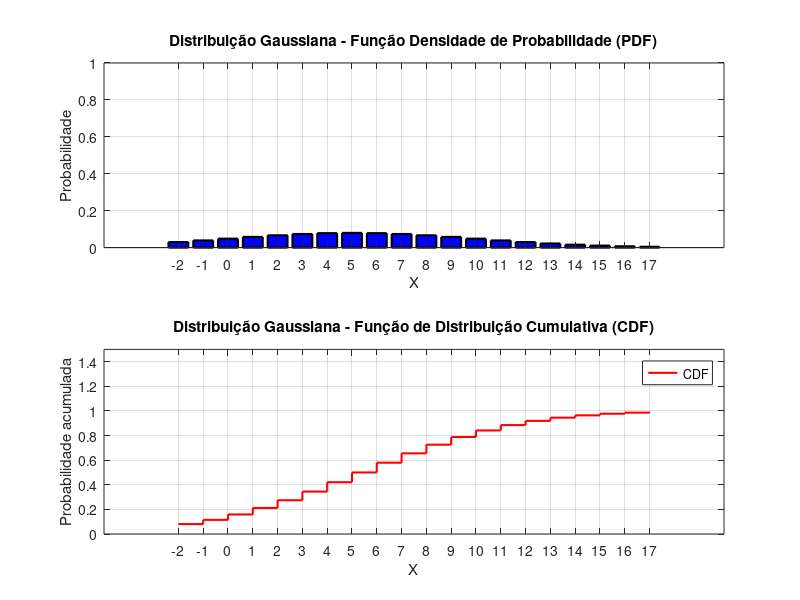

Here is the MATLAB script that generated this plot:
% Limpa a tela e o workspace
clc
clear

% Função para calcular a Função Densidade de Probabilidade (PDF) para a distribuição gaussiana
function pdf = calcularGaussPDF(mu, sigma, x)
    pdf = exp(-(x - mu).^2 / (2 * sigma^2)) / sqrt(2 * pi * sigma^2);
end

% Função para calcular a Função de Distribuição Cumulativa (CDF) para a distribuição gaussiana
function cdf = calcularGaussCDF(mu, sigma, x)
    cdf = 0.5 * (1 + erf((x - mu) / (sigma * sqrt(2))));
end

% Função para gerar variáveis aleatórias seguindo a distribuição gaussiana
function x = gerarGaussRV(mu, sigma, m)
    x = mu + sigma * randn(m, 1);
end

% Função para calcular a PDF de um vetor gaussiano
function pdf = calcularGaussVectorPDF(mu, C, a)
    n = length(a);
    z = a(:) - mu(:);
    pdf = exp(-z' * inv(C) * z) / sqrt((2 * pi)^n * det(C));
end

% Entrada: solicita o parâmetro mu (inteiro positivo e dentro dos dados fornecidos)
mu = input('Informe o parâmetro mu (inteiro positivo e dentro dos dados fornecidos): ');

% Entrada: solicita o parâmetro sigma (entre 0 e 1)
sigma = input('Informe o parâmetro sigma (entre 0 e 1): ');

% Lê os valores do arquivo 'entrada.txt'
fid = fopen('entrada.txt', 'r');
x = fscanf(fid, '%d');
fclose(fid);

% Calcula os valores da PDF e CDF para a distribuição gaussiana
valores_pdf = calcularGaussPDF(mu, sigma, x);
valores_cdf = calcularGaussCDF(mu, sigma, x);

% Plotagem:
figure;

% Subplotagem para a PDF
subplot(2, 1, 1);
% Gráfico de barras da PDF
bar(x, valores_pdf, 'b', 'LineWidth', 1.5);
title('Distribuição Gaussiana - Função Densidade de Probabilidade (PDF)');
xlabel('X');
ylabel('Probabilidade');
ylim([0, 1]);
set(gca, 'xtick', x);
grid on;

% Subplotagem para a CDF
subplot(2, 1, 2);
% Gráfico de degrau (stairs) para a CDF
stairs(x, valores_cdf, 'r', 'LineWidth', 1.5);
title('Distribuição Gaussiana - Função de Distribuição Cumulativa (CDF)');
xlabel('X');
ylabel('Probabilidade acumulada');
ylim([0, 1.5]);
set(gca, 'xtick', x);
grid on;

% Adiciona uma legenda para a CDF
legend('CDF');

